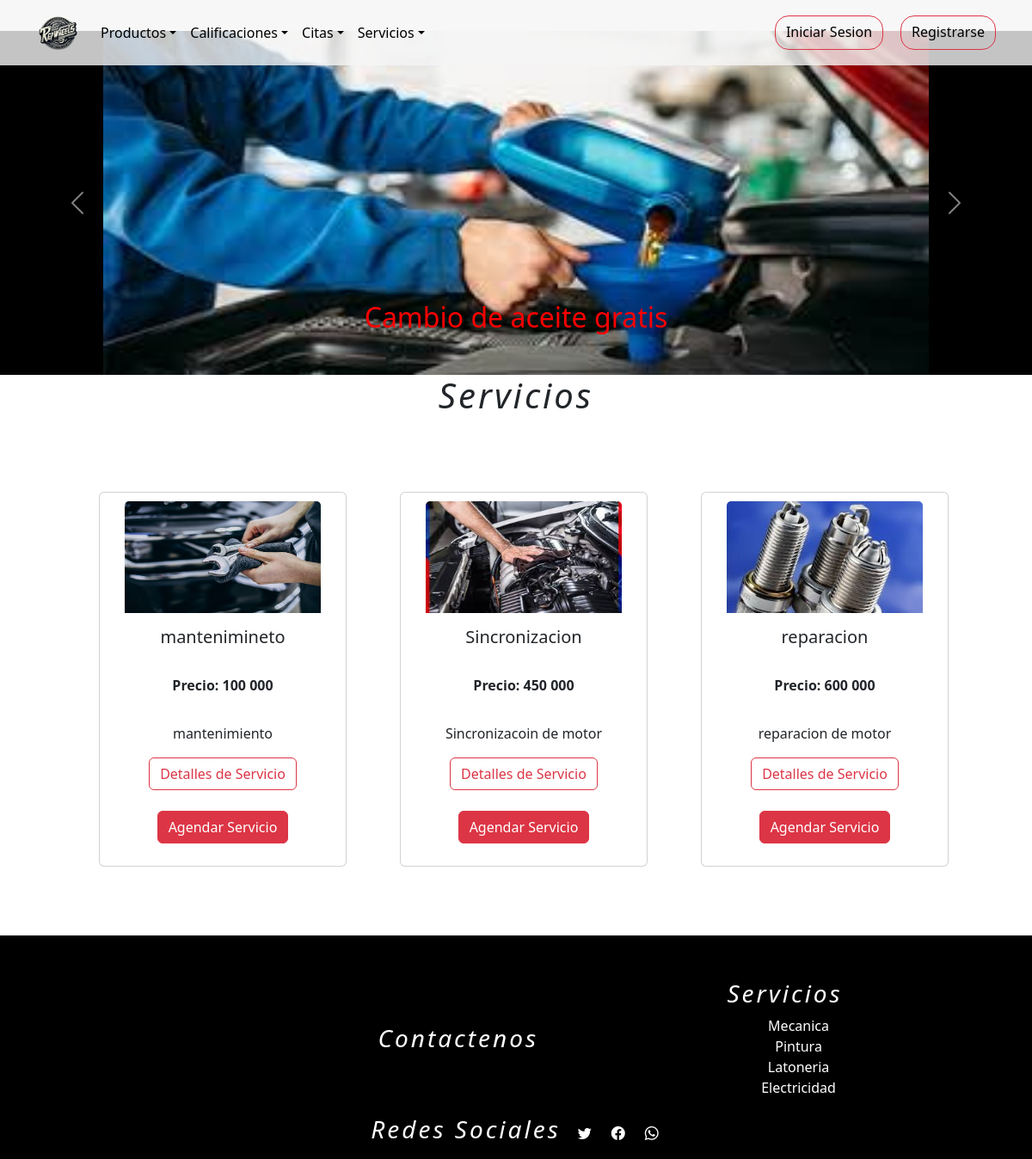
Screenshot of /servicios with the database file from the repository.
### tienda/models.py (models this page shows, shortened)
class Promociones(models.Model):
    servicio = models.ForeignKey(Servicios,on_delete=models.DO_NOTHING,blank=False,null=True)
    descripcion = models.CharField(max_length=254)
    foto = models.ImageField(upload_to="media/", default="media/servicio.jpg")

class Servicios(models.Model):
    nombre=models.CharField(max_length=254)
    descripcion_servicio = models.TextField()
    foto = models.ImageField(upload_to="media/", default="media/servicio.jpg")
    precio = models.IntegerField(null=False,blank=False,default=100000)

### tienda/views.py (the view)
# urls.py: path('servicios',views.servicio,name='servicios'),
def servicio(request):
    q = Servicios.objects.all()
    p = Promociones.objects.all()
    context = {"data":q , 'promociones' : p}
    return render(request, "tienda/servicios/servicio.html",context)

### tienda/templates/tienda/servicios/servicio.html (shortened to what this page needs)
{% extends 'tienda/base.html' %}
{% load static %}
{% load humanize %}
{% block contenedor %}
<main class="mainly">
        <section style="background-color: black;">
            <div id="carouselServicios" class="carousel slide" style="max-width: 100%; height: 10">
              <div class="carousel-inner">
                {% for i in promociones %}
                    <div class="carousel-item {% if forloop.first %}active{% endif %}">
                      <div class="d-flex align-items-center">
                        <img src="{{ i.foto.url }}" class="d-block mx-auto" width="80%" height="400px"
                          alt="imagen descuentos">
                          <div class="carousel-caption d-none d-md-block">
                            <h2 style="color: red;">{{ i.descripcion }}</h2>
                          </div>
                      </div>
                    </div>
                {% endfor %}
              </div>
              <button class="carousel-control-prev" type="button" data-bs-target="#carouselServicios" data-bs-slide="prev">
                <span class="carousel-control-prev-icon" aria-hidden="true"></span>
              </button>
              <button class="carousel-control-next" type="button" data-bs-target="#carouselServicios" data-bs-slide="next">
                <span class="carousel-control-next-icon" ariahidden="true"></span>
              </button>
            </div>
          </section>
          <section class="servicios">
            <h1>Servicios</h1>
            <div>
              <div class="product">
                  {% if data %}
                      {% for p in data %}
                              <div class="card align-items-center text-center p-10 "  style="width: 18rem; padding: 10px;">
                                <img src="{{ p.foto.url }}" class="card-img-top" alt="{{ p.nombre }}" style="width:86%; height: 130px;" >
                                <div class="card-body">
                                  <h5 class="card-title">{{ p.nombre }}</h5>
                                  <p class="card-text"><br> <strong>Precio: {{ p.precio|floatformat:0|intcomma }}</strong></p>
                                </div>
                                <div>
                                  <div class="card-body">
                                    <p class="card-text">{{ p.descripcion_servicio }} </p>
                                    <a onclick="info({{ p.id }})" class="btn btn-outline-danger" data-bs-toggle="modal" data-bs-target="#details">Detalles de Servicio</a> <br><br>
                                    <a href="{% url 'citas' %}" class="btn btn-danger">Agendar Servicio</a>
                                  </div>
                                </div>
                              </div>
                      {% endfor %}
                  {% else %}
                      <h1>No hay servicios agregados</h1>
                  {% endif %}
              </div>
          </div>
          </section>
</main>
{% endblock %}

### tienda/static/tienda/css/landing.css (style rules this page uses)
section { background-color: rgb(255, 255, 255); height: 100%; }
.mainly { padding-top: 3%; }
a { text-decoration: none; color: white; }
h1 { text-align: center; }
footer h3,h1 { text-align: center; font-style: italic; letter-spacing: 3px; }
.servicios { height: 100%; border: none; }
.product { display: grid; grid-template-columns: repeat(3,350px); row-gap:50px; margin-left: 80px; align-content: center; justify-content: center; padding: 80px ; }

### rows the page displays
Promociones: foto (picture), descripcion "Cambio de aceite gratis"
Servicios: foto (picture), nombre "mantenimineto", precio "100 000", descripcion_servicio "mantenimiento"
Servicios: foto (picture), nombre "Sincronizacion", precio "450 000", descripcion_servicio "Sincronizacoin de motor"
Servicios: foto (picture), nombre "reparacion", precio "600 000", descripcion_servicio "reparacion de motor"
